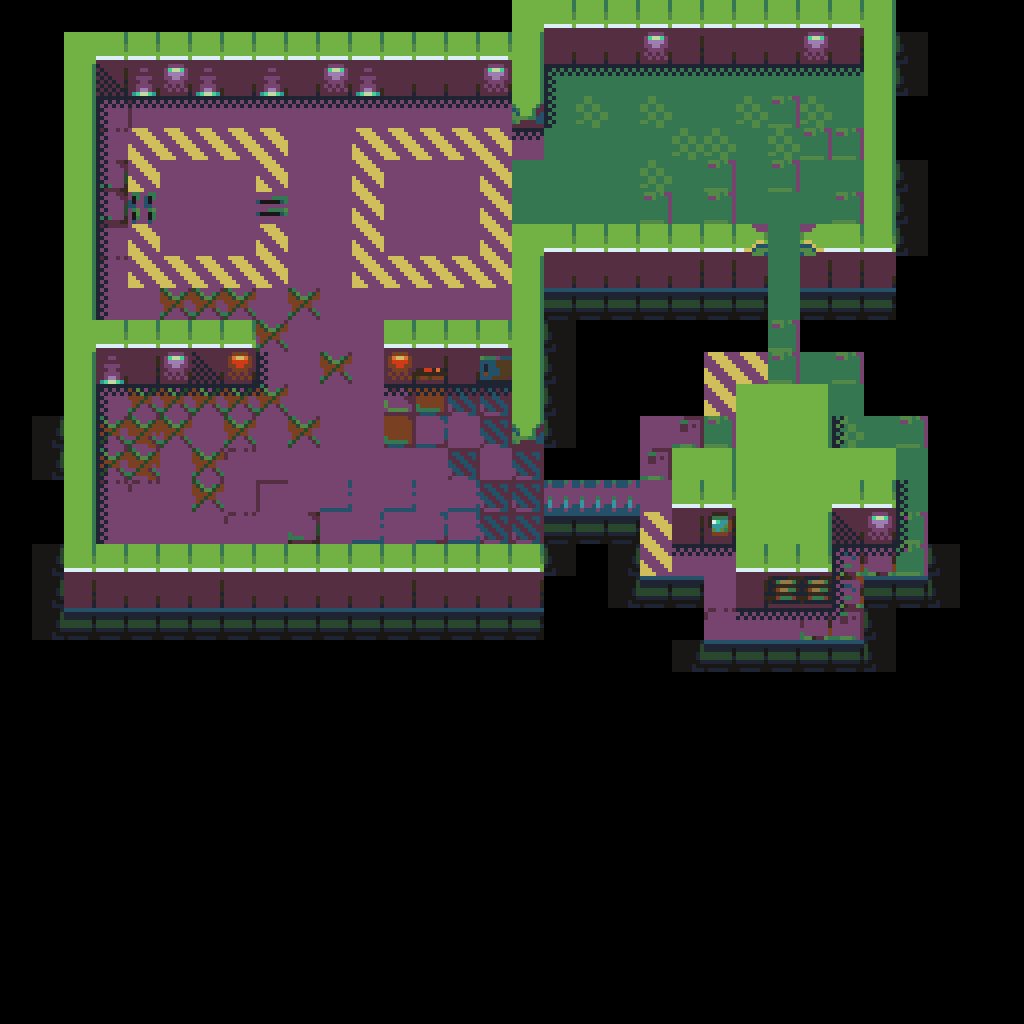

A 2D game scene composited from a Tiled map and its tileset images. What follows is a short description and the map's XML, with each tile layer's data collapsed to a summary:
An orthogonal 32x32 tile map with 32x32 px tiles, 4 tile layers (Background, Wall, Shadow, Border) and 17 objects (4x LightBlue, 3x EnemySpider, player, EnemyDigger, EnemyGhost, ...).

<map version="1.0" tiledversion="1.0.2" orientation="orthogonal" renderorder="right-down" width="32" height="32" tilewidth="32" tileheight="32" nextobjectid="32">
 <tileset firstgid="1" source="tileset_00.tsx" />
 <layer name="Background" width="32" height="32">
  <data>[1024 cells, 259 non-empty, 118 distinct tile ids]</data>
 </layer>
 <layer name="Wall" width="32" height="32">
  <data>[1024 cells, 73 non-empty, 57 distinct tile ids]</data>
 </layer>
 <layer name="Shadow" width="32" height="32">
  <data>[1024 cells, 132 non-empty, 88 distinct tile ids]</data>
 </layer>
 <layer name="Border" width="32" height="32">
  <data>[1024 cells, 58 non-empty, 30 distinct tile ids]</data>
 </layer>
<objectgroup name="Objects" width="32" height="32">
  <object id="1" name="player" type="player" x="291" y="130" width="24" height="28" />
  <object id="7" name="LightBlue" type="LightBlue" x="175" y="70" width="7" height="6" />
  <object id="8" name="LightBlue" type="LightBlue" x="335" y="70" width="7" height="6" />
  <object id="9" name="LightBlue" type="LightBlue" x="495" y="70" width="7" height="6" />
  <object id="10" name="LightBlue" type="LightBlue" x="879" y="517" width="7" height="6" />
  <object id="12" name="EnemyDigger" type="EnemyDigger" x="420" y="482" width="24" height="28" />
  <object id="14" name="EnemyGhost" type="EnemyGhost" x="631" y="113" width="24" height="28" />
  <object id="15" name="Helmet" type="Helmet" x="131" y="489" width="23" height="21" />
  <object id="18" name="EnemySpider" type="EnemySpider" x="836" y="355" width="24" height="28" />
  <object id="19" name="EnemySpider" type="EnemySpider" x="643" y="418" width="24" height="28" />
  <object id="20" name="EnemySpider" type="EnemySpider" x="834" y="612" width="24" height="28" />
  <object id="21" name="Flamethrower" type="Flamethrower" x="195" y="164" width="23" height="9" />
  <object id="24" name="LMG" type="LMG" x="195" y="235" width="23" height="9" />
  <object id="25" name="EnergyStone" type="EnergyStone" x="900" y="422" width="22" height="19" />
  <object id="26" name="Railgun" type="Railgun" x="345" y="138" width="23" height="9" />
  <object id="29" name="Ammo" type="Ammo" x="356" y="258" width="27" height="24" />
  <object id="30" name="HPStone" type="HPStone" x="710" y="612" width="22" height="22" />
 </objectgroup>
</map>
